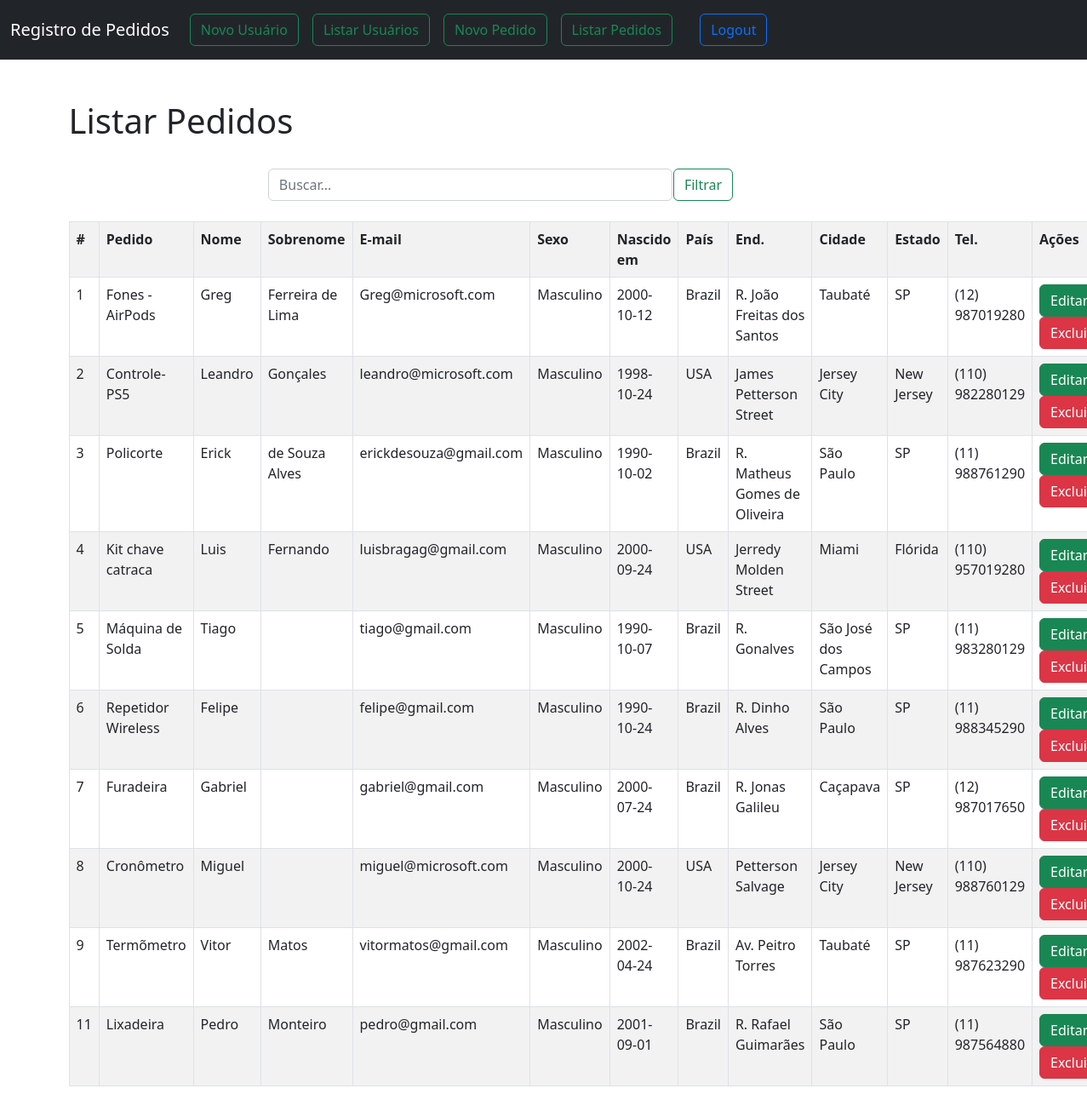
/menu.php?page=listar2 (signed in), run on the app's committed database.
### tables this page shows
CREATE TABLE `clientes` (
  `id` int(10) NOT NULL,
  `pedido` varchar(300) NOT NULL,
  `nome_cliente` varchar(45) DEFAULT NULL,
  `sobrenome` varchar(200) DEFAULT NULL,
  `email_cliente` varchar(200) DEFAULT NULL,
  `sexo` char(10) DEFAULT NULL,
  `data_nasc` date DEFAULT NULL,
  `pais` varchar(45) DEFAULT NULL,
  `endereço` varchar(220) DEFAULT NULL,
  `cidade` varchar(100) DEFAULT NULL,
  `estado` varchar(100) DEFAULT NULL,
  `telefone` varchar(20) DEFAULT NULL
);

### listar-cliente.php (the view, shortened to what this page needs)
<!DOCTYPE html>
<html lang="pt_BR">
<head>
</head>
    <body>
    <h1>Listar Pedidos</h1>
    <br>
    <?php
    include('config.php');?>
    <div class="box-search">
    <form class="box-search" action="">
        <input class="form-control mr-sm-2"name="busca" value="<?php if(isset($_GET['busca'])) echo $_GET['busca']; ?>" placeholder="Buscar..." type="text">
        <button class="btn btn-outline-success my-2 my-sm-0" type="submit">Filtrar</button>
        <br>
    </form>
    </div>
    <br>
    <?php
    $sql = "SELECT * FROM clientes";
    $res = $conn->query($sql);
    $qtd = $res->num_rows;
    if($qtd > 0){
        print "<table class='table table-hover
        table-striped table-bordered'>";
        print "<tr>";
        print "<th>#</th>";
        print "<th>Pedido</th>";
        print "<th>Nome</th>";
        print "<th>Sobrenome</th>";
        print "<th>E-mail</th>";
        print "<th>Sexo</th>";
        print "<th>Nascido em</th>";
        print "<th>País</th>";
        print "<th>End.</th>";
        print "<th>Cidade</th>";
        print "<th>Estado</th>";
        print "<th>Tel.</th>";
        print "<th>Ações</th>";
        print "</tr>";}?>
        <?php
if ($res->num_rows == 0) {
?>
<tr>
    <td colspan="3">Nenhum resultado encontrado...</td>
</tr>
                    <?php
            } else {
                while($row = $res->fetch_assoc()) {
            print "<tr>";
            print "<td>" .$row['id']."</td>";
            print "<td>" .$row['pedido']."</td>";
            print "<td>" .$row['nome_cliente']."</td>";
            print "<td>" .$row['sobrenome']."</td>";
            print "<td>" .$row['email_cliente']."</td>";
            print "<td>" .$row['sexo']."</td>";
            print "<td>" .$row['data_nasc']."</td>";
            print "<td>" .$row['pais']."</td>";
            print "<td>" .$row['endereço']."</td>";
            print "<td>" .$row['cidade']."</td>";
            print "<td>" .$row['estado']."</td>";
            print "<td>" .$row['telefone']."</td>";
            print "<td>
            <button
                onclick=\"location.href='?page=editar2&id=".$row['id']."';\" class='btn btn-success'>Editar
                </button>
            <button
                onclick=\"if(confirm('Tem certeza que deseja excluir?'))
                {location.href='?page=salvar2&acao=excluir2&id=".$row['id']."';}else{false;}\"
                 class='btn btn-danger'>Excluir</button>
        </td>";}
        print "</tr>";
        print "</table>";}?>
    </body>
</html>

### listar-cliente.php (style rules this page uses)
.box-search { display: flex; justify-content: right; gap: .1%; width:70%; }

### data on the page
clientes: id "1", pedido "Fones - AirPods", nome_cliente "Greg", sobrenome "Ferreira de Lima", email_cliente "Greg@microsoft.com", sexo "Masculino", data_nasc "2000-10-12", pais "Brazil", endereço "R. João Freitas dos Santos", cidade "Taubaté", estado "SP", telefone "(12) 987019280"
clientes: id "2", pedido "Controle-PS5", nome_cliente "Leandro", sobrenome "Gonçales", email_cliente "leandro@microsoft.com", sexo "Masculino", data_nasc "1998-10-24", pais "USA", endereço "James Petterson Street", cidade "Jersey City", estado "New Jersey", telefone "(110) 982280129"
clientes: id "3", pedido "Policorte", nome_cliente "Erick", sobrenome "de Souza Alves", email_cliente "erickdesouza@gmail.com", sexo "Masculino", data_nasc "1990-10-02", pais "Brazil", endereço "R. Matheus Gomes de Oliveira", cidade "São Paulo", estado "SP", telefone "(11) 988761290"
clientes: id "4", pedido "Kit chave catraca", nome_cliente "Luis", sobrenome "Fernando", email_cliente "luisbragag@gmail.com", sexo "Masculino", data_nasc "2000-09-24", pais "USA", endereço "Jerredy Molden Street", cidade "Miami", estado "Flórida", telefone "(110) 957019280"
clientes: id "5", pedido "Máquina de Solda", nome_cliente "Tiago", email_cliente "tiago@gmail.com", sexo "Masculino", data_nasc "1990-10-07", pais "Brazil", endereço "R. Gonalves", cidade "São José dos Campos", estado "SP", telefone "(11) 983280129"
clientes: id "6", pedido "Repetidor Wireless", nome_cliente "Felipe", email_cliente "felipe@gmail.com", sexo "Masculino", data_nasc "1990-10-24", pais "Brazil", endereço "R. Dinho Alves", cidade "São Paulo", estado "SP", telefone "(11) 988345290"
clientes: id "7", pedido "Furadeira", nome_cliente "Gabriel", email_cliente "gabriel@gmail.com", sexo "Masculino", data_nasc "2000-07-24", pais "Brazil", endereço "R. Jonas Galileu", cidade "Caçapava", estado "SP", telefone "(12) 987017650"
clientes: id "8", pedido "Cronômetro", nome_cliente "Miguel", email_cliente "miguel@microsoft.com", sexo "Masculino", data_nasc "2000-10-24", pais "USA", endereço "Petterson Salvage", cidade "Jersey City", estado "New Jersey", telefone "(110) 988760129"
clientes: id "9", pedido "Termõmetro", nome_cliente "Vitor", sobrenome "Matos", email_cliente "vitormatos@gmail.com", sexo "Masculino", data_nasc "2002-04-24", pais "Brazil", endereço "Av. Peitro Torres", cidade "Taubaté", estado "SP", telefone "(11) 987623290"
clientes: id "11", pedido "Lixadeira", nome_cliente "Pedro", sobrenome "Monteiro", email_cliente "pedro@gmail.com", sexo "Masculino", data_nasc "2001-09-01", pais "Brazil", endereço "R. Rafael Guimarães", cidade "São Paulo", estado "SP", telefone "(11) 987564880"
